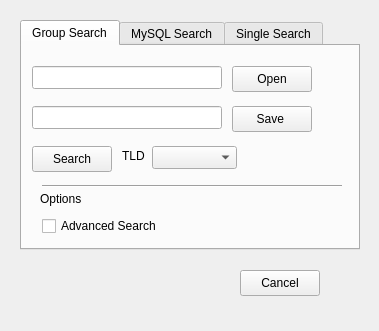
<?xml version="1.0" encoding="UTF-8"?>
<ui version="4.0">
 <class>mainWindow1</class>
 <widget class="Q3MainWindow" name="mainWindow1">
  <property name="geometry">
   <rect>
    <x>0</x>
    <y>0</y>
    <width>379</width>
    <height>331</height>
   </rect>
  </property>
  <property name="windowTitle">
   <string>MainWindow</string>
  </property>
  <widget class="QWidget" name="widget">
   <property name="geometry">
    <rect>
     <x>0</x>
     <y>0</y>
     <width>379</width>
     <height>331</height>
    </rect>
   </property>
   <widget class="Q3ProgressBar" name="progressBar1">
    <property name="geometry">
     <rect>
      <x>22</x>
      <y>266</y>
      <width>210</width>
      <height>24</height>
     </rect>
    </property>
   </widget>
   <widget class="QPushButton" name="cancelbtn">
    <property name="geometry">
     <rect>
      <x>240</x>
      <y>270</y>
      <width>80</width>
      <height>26</height>
     </rect>
    </property>
    <property name="text">
     <string>Cancel</string>
    </property>
   </widget>
   <widget class="QTabWidget" name="tabWidget2">
    <property name="geometry">
     <rect>
      <x>20</x>
      <y>20</y>
      <width>340</width>
      <height>230</height>
     </rect>
    </property>
    <property name="currentIndex">
     <number>0</number>
    </property>
    <widget class="QWidget" name="tab">
     <attribute name="title">
      <string>Group Search</string>
     </attribute>
     <widget class="Line" name="line2">
      <property name="geometry">
       <rect>
        <x>20</x>
        <y>130</y>
        <width>300</width>
        <height>20</height>
       </rect>
      </property>
      <property name="frameShape">
       <enum>QFrame::HLine</enum>
      </property>
      <property name="frameShadow">
       <enum>QFrame::Sunken</enum>
      </property>
     </widget>
     <widget class="QLineEdit" name="savetxt">
      <property name="geometry">
       <rect>
        <x>10</x>
        <y>60</y>
        <width>190</width>
        <height>23</height>
       </rect>
      </property>
     </widget>
     <widget class="QLineEdit" name="opentxt">
      <property name="geometry">
       <rect>
        <x>10</x>
        <y>20</y>
        <width>190</width>
        <height>23</height>
       </rect>
      </property>
     </widget>
     <widget class="QLabel" name="optionslbl">
      <property name="geometry">
       <rect>
        <x>18</x>
        <y>143</y>
        <width>58</width>
        <height>20</height>
       </rect>
      </property>
      <property name="text">
       <string>Options</string>
      </property>
      <property name="wordWrap">
       <bool>false</bool>
      </property>
     </widget>
     <widget class="QLabel" name="tldlbl">
      <property name="geometry">
       <rect>
        <x>100</x>
        <y>100</y>
        <width>58</width>
        <height>20</height>
       </rect>
      </property>
      <property name="text">
       <string>TLD</string>
      </property>
      <property name="wordWrap">
       <bool>false</bool>
      </property>
     </widget>
     <widget class="QPushButton" name="searchbtn">
      <property name="geometry">
       <rect>
        <x>10</x>
        <y>100</y>
        <width>80</width>
        <height>26</height>
       </rect>
      </property>
      <property name="text">
       <string>Search</string>
      </property>
     </widget>
     <widget class="QPushButton" name="savebtn">
      <property name="geometry">
       <rect>
        <x>210</x>
        <y>60</y>
        <width>80</width>
        <height>26</height>
       </rect>
      </property>
      <property name="text">
       <string>Save </string>
      </property>
     </widget>
     <widget class="QPushButton" name="openbtn">
      <property name="geometry">
       <rect>
        <x>210</x>
        <y>20</y>
        <width>80</width>
        <height>26</height>
       </rect>
      </property>
      <property name="text">
       <string>Open</string>
      </property>
     </widget>
     <widget class="QCheckBox" name="advancechk">
      <property name="geometry">
       <rect>
        <x>20</x>
        <y>170</y>
        <width>150</width>
        <height>20</height>
       </rect>
      </property>
      <property name="text">
       <string>Advanced Search</string>
      </property>
     </widget>
     <widget class="QComboBox" name="tldcombo">
      <property name="geometry">
       <rect>
        <x>130</x>
        <y>100</y>
        <width>85</width>
        <height>23</height>
       </rect>
      </property>
     </widget>
    </widget>
    <widget class="QWidget" name="tab_2">
     <attribute name="title">
      <string>MySQL Search</string>
     </attribute>
    </widget>
    <widget class="QWidget" name="tab">
     <attribute name="title">
      <string>Single Search</string>
     </attribute>
     <widget class="QLineEdit" name="lineEdit3">
      <property name="geometry">
       <rect>
        <x>10</x>
        <y>10</y>
        <width>160</width>
        <height>23</height>
       </rect>
      </property>
     </widget>
     <widget class="Line" name="line2_2">
      <property name="geometry">
       <rect>
        <x>8</x>
        <y>53</y>
        <width>310</width>
        <height>16</height>
       </rect>
      </property>
      <property name="frameShape">
       <enum>QFrame::HLine</enum>
      </property>
      <property name="frameShadow">
       <enum>QFrame::Sunken</enum>
      </property>
     </widget>
     <widget class="Q3TextEdit" name="textEdit1">
      <property name="geometry">
       <rect>
        <x>10</x>
        <y>71</y>
        <width>310</width>
        <height>110</height>
       </rect>
      </property>
     </widget>
     <widget class="QLabel" name="textLabel1">
      <property name="geometry">
       <rect>
        <x>8</x>
        <y>43</y>
        <width>120</width>
        <height>16</height>
       </rect>
      </property>
      <property name="text">
       <string>Whois Information</string>
      </property>
      <property name="wordWrap">
       <bool>false</bool>
      </property>
     </widget>
     <widget class="QPushButton" name="pushButton5">
      <property name="geometry">
       <rect>
        <x>200</x>
        <y>10</y>
        <width>80</width>
        <height>26</height>
       </rect>
      </property>
      <property name="text">
       <string>Search</string>
      </property>
     </widget>
    </widget>
   </widget>
  </widget>
 </widget>
 <layoutdefault spacing="6" margin="11"/>
 <customwidgets>
  <customwidget>
   <class>Q3Frame</class>
   <extends>QFrame</extends>
   <header>Qt3Support/Q3Frame</header>
   <container>1</container>
  </customwidget>
  <customwidget>
   <class>Q3MainWindow</class>
   <extends>QWidget</extends>
   <header>q3mainwindow.h</header>
   <container>1</container>
  </customwidget>
  <customwidget>
   <class>Q3TextEdit</class>
   <extends>Q3Frame</extends>
   <header>q3textedit.h</header>
  </customwidget>
  <customwidget>
   <class>Q3ProgressBar</class>
   <extends>QFrame</extends>
   <header>Qt3Support/Q3ProgressBar</header>
  </customwidget>
 </customwidgets>
 <resources/>
 <connections>
  <connection>
   <sender>openbtn</sender>
   <signal>clicked()</signal>
   <receiver>mainWindow1</receiver>
   <slot>openbtn_clicked()</slot>
   <hints>
    <hint type="sourcelabel">
     <x>20</x>
     <y>20</y>
    </hint>
    <hint type="destinationlabel">
     <x>20</x>
     <y>20</y>
    </hint>
   </hints>
  </connection>
  <connection>
   <sender>savebtn</sender>
   <signal>clicked()</signal>
   <receiver>mainWindow1</receiver>
   <slot>savebtn_clicked()</slot>
   <hints>
    <hint type="sourcelabel">
     <x>20</x>
     <y>20</y>
    </hint>
    <hint type="destinationlabel">
     <x>20</x>
     <y>20</y>
    </hint>
   </hints>
  </connection>
  <connection>
   <sender>searchbtn</sender>
   <signal>clicked()</signal>
   <receiver>mainWindow1</receiver>
   <slot>searchbtn_clicked()</slot>
   <hints>
    <hint type="sourcelabel">
     <x>20</x>
     <y>20</y>
    </hint>
    <hint type="destinationlabel">
     <x>20</x>
     <y>20</y>
    </hint>
   </hints>
  </connection>
  <connection>
   <sender>cancelbtn</sender>
   <signal>clicked()</signal>
   <receiver>mainWindow1</receiver>
   <slot>cancelbtn_clicked()</slot>
   <hints>
    <hint type="sourcelabel">
     <x>20</x>
     <y>20</y>
    </hint>
    <hint type="destinationlabel">
     <x>20</x>
     <y>20</y>
    </hint>
   </hints>
  </connection>
  <connection>
   <sender>advancechk</sender>
   <signal>stateChanged(int)</signal>
   <receiver>mainWindow1</receiver>
   <slot>advancechk_stateChanged(int)</slot>
   <hints>
    <hint type="sourcelabel">
     <x>20</x>
     <y>20</y>
    </hint>
    <hint type="destinationlabel">
     <x>20</x>
     <y>20</y>
    </hint>
   </hints>
  </connection>
 </connections>
</ui>
